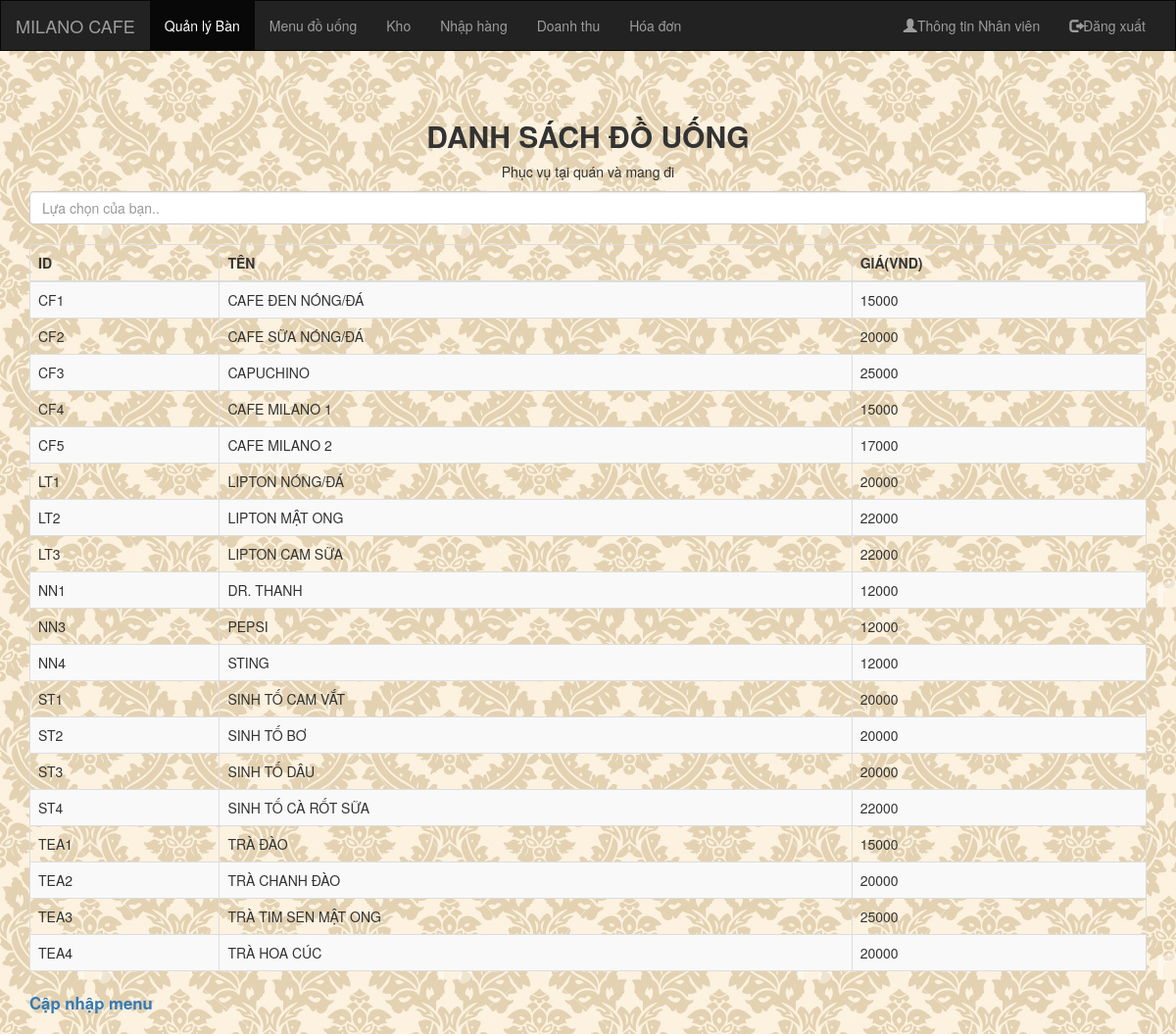
Page /menu.php on the committed database.
### tables this page shows
CREATE TABLE `sanpham` (
  `MaSP` varchar(20) NOT NULL,
  `TenSp` text NOT NULL,
  `GiaTien` bigint(20) NOT NULL
);

### menu.php (the view, shortened to what this page needs)
<!DOCTYPE html>
<html lang="en">
<?php
include 'include/index.php';
$connect = connectDB();
$lenh = "USE qly_cafe";
$connect -> query($lenh);
?>
<body background="./images/bg.jpg">
  <div class="container">
    <h2 style="text-align: center;"><b>DANH SÁCH ĐỒ UỐNG</b></h2>
    <p style="text-align: center;">Phục vụ tại quán và mang đi</p>
    <input class="form-control" id="myInput" type="text" placeholder="Lựa chọn của bạn..">
    <br>
    <table class="table table-bordered table-striped">
      <thead>
        <tr>
          <th>ID</th>
          <th>TÊN</th>
          <th>GIÁ(VND)</th>
        </tr>
      </thead>
      <tbody id="myTable">
        <?php
        $sql = "select * from sanpham";
        $result = $connect->query($sql);
        while ($row = $result->fetch_assoc()) {
          ?>
          <tr>
            <td><?php echo $row['MaSP'] ?></td>
            <td><?php echo $row['TenSp'] ?></td>
            <td><?php echo $row['GiaTien'] ?></td>
          </tr>
          <?php
        }
        ?>
      </tbody>
    </table>
    <a href="updatemenu.php" target="_self"><b><big>Cập nhập menu</big></b></a>
  </div>
  <br>
</body>
</html>

### rows in the picture
sanpham: MaSP "CF1", TenSp "CAFE ĐEN NÓNG/ĐÁ", GiaTien "15000"
sanpham: MaSP "CF2", TenSp "CAFE SỮA NÓNG/ĐÁ", GiaTien "20000"
sanpham: MaSP "CF3", TenSp "CAPUCHINO", GiaTien "25000"
sanpham: MaSP "CF4", TenSp "CAFE MILANO 1", GiaTien "15000"
sanpham: MaSP "CF5", TenSp "CAFE MILANO 2", GiaTien "17000"
sanpham: MaSP "LT1", TenSp "LIPTON NÓNG/ĐÁ", GiaTien "20000"
sanpham: MaSP "LT2", TenSp "LIPTON MẬT ONG", GiaTien "22000"
sanpham: MaSP "LT3", TenSp "LIPTON CAM SỮA", GiaTien "22000"
sanpham: MaSP "NN1", TenSp "DR. THANH", GiaTien "12000"
sanpham: MaSP "NN3", TenSp "PEPSI", GiaTien "12000"
sanpham: MaSP "NN4", TenSp "STING", GiaTien "12000"
sanpham: MaSP "ST1", TenSp "SINH TỐ CAM VẮT", GiaTien "20000"
sanpham: MaSP "ST2", TenSp "SINH TỐ BƠ", GiaTien "20000"
sanpham: MaSP "ST3", TenSp "SINH TỐ DÂU", GiaTien "20000"
sanpham: MaSP "ST4", TenSp "SINH TỐ CÀ RỐT SỮA", GiaTien "22000"
sanpham: MaSP "TEA1", TenSp "TRÀ ĐÀO", GiaTien "15000"
sanpham: MaSP "TEA2", TenSp "TRÀ CHANH ĐÀO", GiaTien "20000"
sanpham: MaSP "TEA3", TenSp "TRÀ TIM SEN MẬT ONG", GiaTien "25000"
sanpham: MaSP "TEA4", TenSp "TRÀ HOA CÚC", GiaTien "20000"
